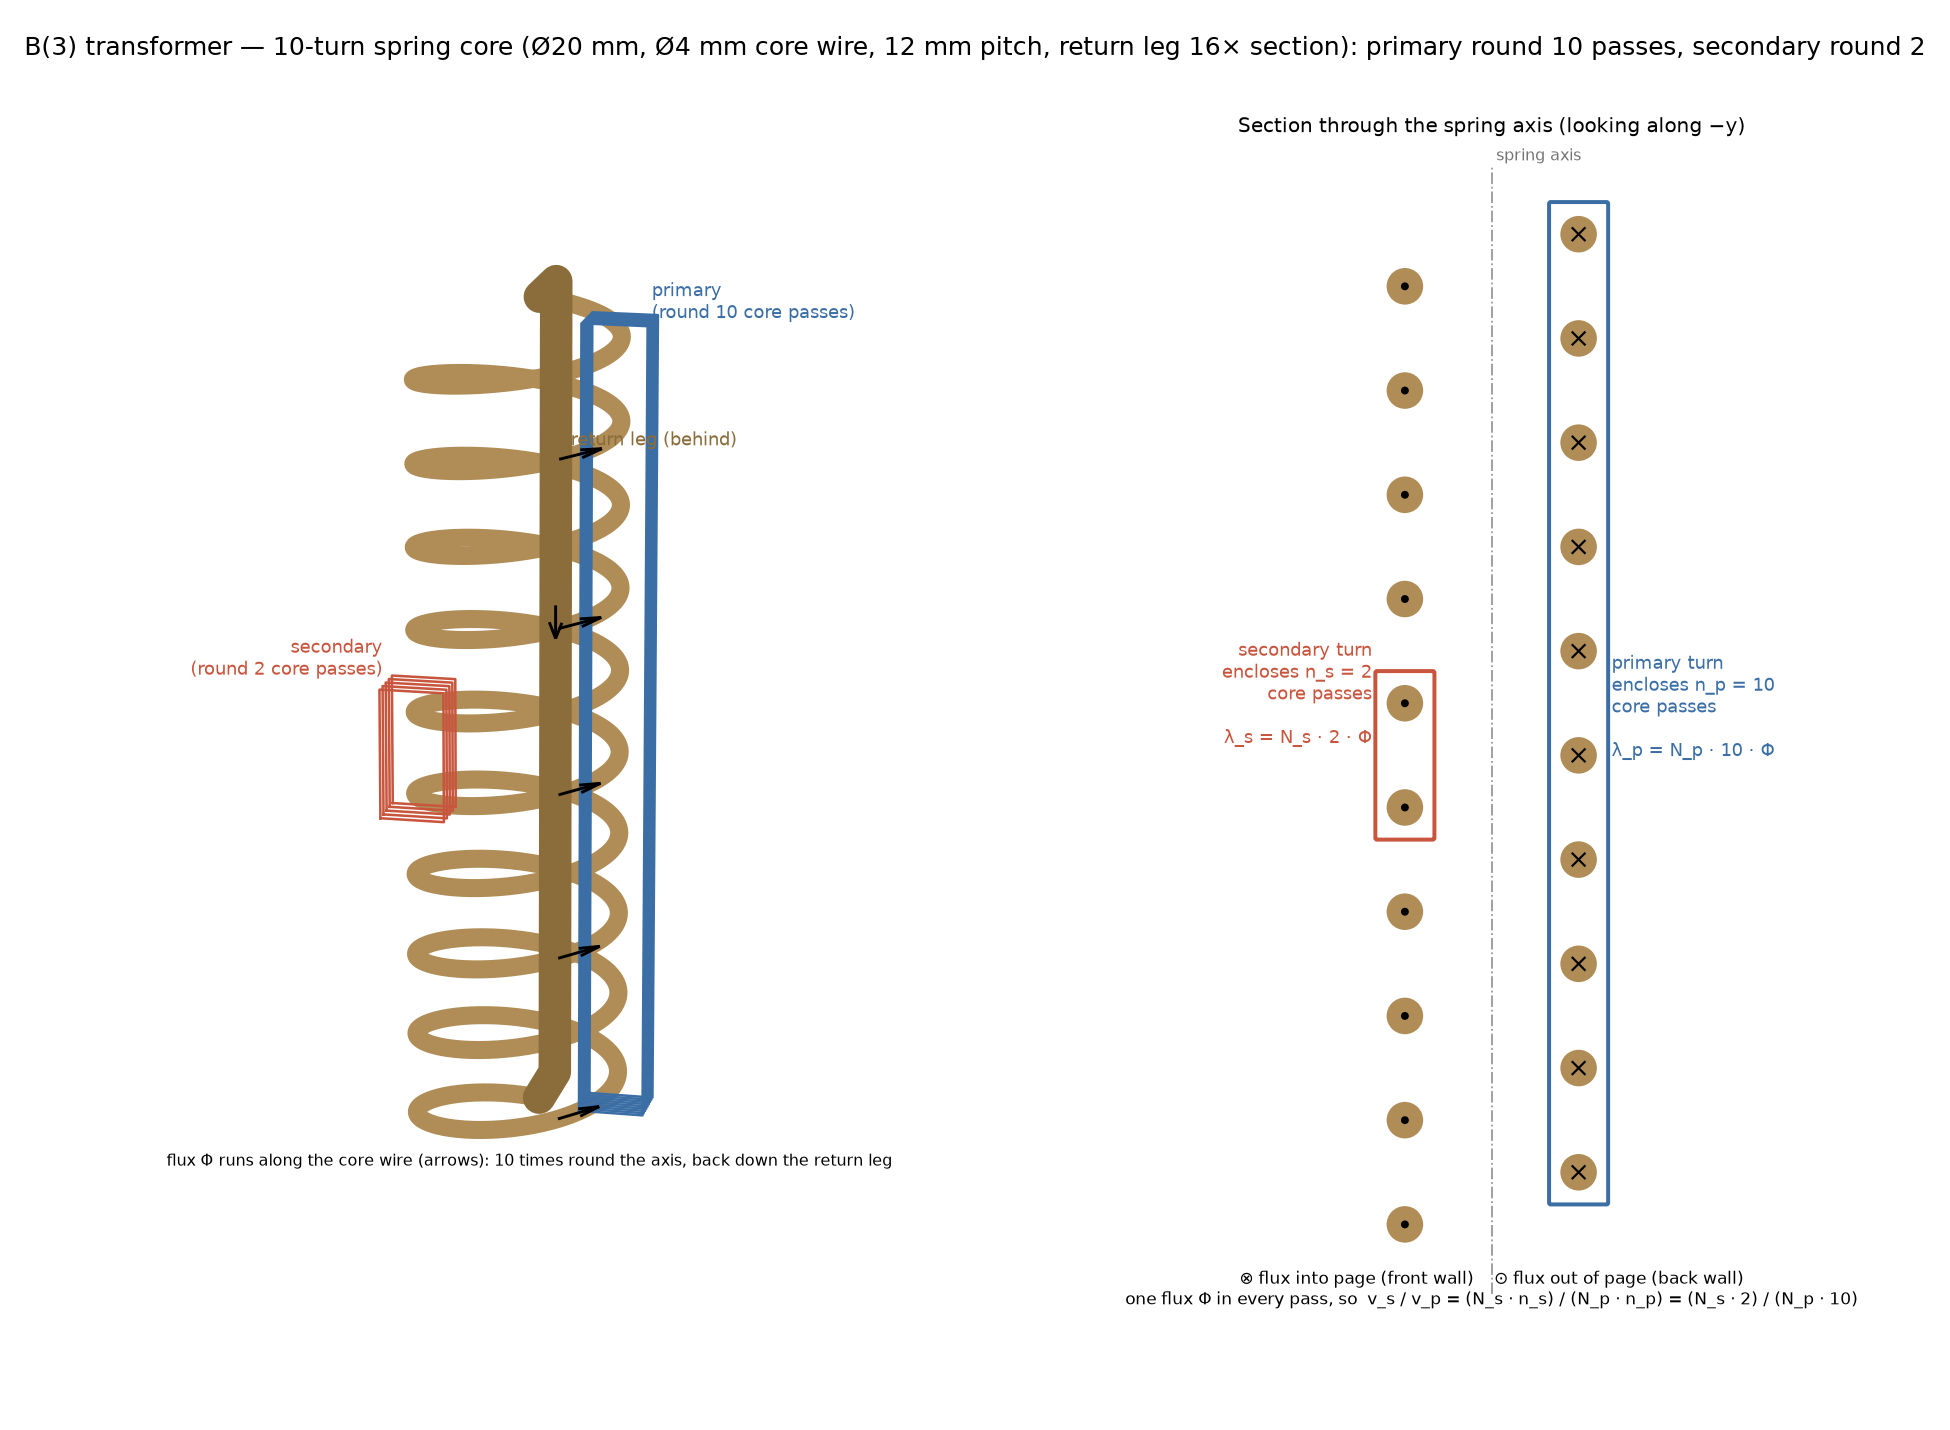

Python code for this plot:
"""B(3) transformer: drawing of the N-turn (spring) core and its two windings.

python3 examples/b3_transformer/viz/core.py OUT.png

The core is a closed magnetic loop: a helix of N = 10 turns whose two ends are
joined by an outside return leg. Flux Phi runs along the core wire, so it goes
round the spring axis N times. A winding wrapped round the spring wall (each
turn passing through the bore) encloses n_c passes of the core wire and links
n_c * Phi per winding turn: primary round all 10 passes, secondary round 2.
"""
import sys

import matplotlib
matplotlib.use("Agg")
import matplotlib.pyplot as plt
import numpy as np
from matplotlib.patches import Circle, FancyBboxPatch

CORE, PRI, SEC, RET = "#b08d57", "#3b6ea5", "#c8553d", "#8a6d3b"
N, R, P = 10, 1.0, 1.2           # core turns, helix radius, pitch (design: Ø20 mm, 12 mm pitch)
out = sys.argv[1]

fig = plt.figure(figsize=(15, 11))
fig.suptitle("B(3) transformer — 10-turn spring core (Ø20 mm, Ø4 mm core wire, 12 mm pitch, return leg 16× section): primary round 10 passes, secondary round 2",
             fontsize=14, y=0.975)

# ---------------- 3-D view ----------------
ax = fig.add_axes([0.0, 0.03, 0.52, 0.9], projection="3d")
th = np.linspace(np.pi / 2, np.pi / 2 + 2 * np.pi * N, 2000)
x, y, z = R * np.cos(th), R * np.sin(th), P * (th - np.pi / 2) / (2 * np.pi)
ax.plot(x, y, z, color=CORE, lw=10, solid_capstyle="round", zorder=2)
# return leg: from the top end out, down, and back in to the start (at phi = 90 deg)
L = 0.75
zt = z[-1]
ret = np.array([[0, R, zt], [0, R + L, zt], [0, R + L, 0], [0, R, 0]])
ax.plot(ret[:, 0], ret[:, 1], ret[:, 2], color=RET, lw=18, solid_capstyle="round")
# flux arrows along the core
for t in np.pi / 2 + 2 * np.pi * np.array([0.6, 2.6, 4.6, 6.6, 8.6]):
    p0 = np.array([R * np.cos(t), R * np.sin(t), P * (t - np.pi / 2) / (2 * np.pi)])
    d = np.array([-np.sin(t), np.cos(t), P / (2 * np.pi * R)])
    ax.quiver(*p0, *(0.45 * d / np.linalg.norm(d)), color="k", lw=1.6, arrow_length_ratio=0.5)
ax.quiver(0, R + L, zt * 0.6, 0, 0, -0.5, color="k", lw=1.6, arrow_length_ratio=0.5)

def winding(xc, z0, z1, color, nturns, half=0.22, yspan=0.5):
    """Rectangular turns in the x-z plane round the wall at x = xc, stacked along y."""
    for yy in np.linspace(-yspan / 2, yspan / 2, nturns):
        xs = [xc - half, xc + half, xc + half, xc - half, xc - half]
        zs = [z0, z0, z1, z1, z0]
        ax.plot(xs, [yy] * 5, zs, color=color, lw=1.4)

# passes of the core through phi = 0 (x = +R) sit at z = P*(k - 1/4), k = 1..10
zp0 = P * (np.arange(1, N + 1) - 0.25)
winding(R, zp0[0] - 0.35, zp0[-1] + 0.35, PRI, 9, half=0.32)
# passes through phi = 180 deg (x = -R) sit at z = P*(k + 1/4), k = 0..9; secondary round k = 4, 5
zpp = P * (np.arange(0, N) + 0.25)
winding(-R, zpp[4] - 0.35, zpp[5] + 0.35, SEC, 5, half=0.32)
ax.text(R + 0.35, -0.2, zt + 0.15, "primary\n(round 10 core passes)", color=PRI, fontsize=10)
ax.text(-R - 0.3, -0.2, zpp[5] + 0.55, "secondary\n(round 2 core passes)", color=SEC, fontsize=10, ha="right")
ax.text(0.15, R + L, zt * 0.8, "return leg (behind)", color=RET, fontsize=10)
ax.text(0.1, 0.1, -0.55, "flux Φ runs along the core wire (arrows): 10 times round the axis, back down the return leg",
        fontsize=9, ha="center")
ax.set_box_aspect((1, 1.15, 2.6))
lim = 1.7
ax.set_xlim(-lim, lim); ax.set_ylim(-lim, lim + 0.3); ax.set_zlim(-0.4, zt + 0.4)
ax.view_init(elev=16, azim=-78)
ax.set_axis_off()

# ---------------- section through the axis (plane y = 0) ----------------
ax2 = fig.add_axes([0.55, 0.08, 0.43, 0.82])
ax2.set_aspect("equal"); ax2.axis("off")
ax2.set_xlim(-2.7, 2.7); ax2.set_ylim(-0.75, zt + 0.75)
ax2.set_title("Section through the spring axis (looking along −y)", fontsize=11)
rw = 0.2
for zz in zp0:   # right wall: flux toward the viewer? helix tangent at phi=0 is +y -> into page
    ax2.add_patch(Circle((R, zz), rw, color=CORE, zorder=3))
    ax2.plot([R - 0.07, R + 0.07], [zz - 0.07, zz + 0.07], color="k", lw=1.2, zorder=4)
    ax2.plot([R - 0.07, R + 0.07], [zz + 0.07, zz - 0.07], color="k", lw=1.2, zorder=4)
for zz in zpp:   # left wall: tangent at phi=180 is -y -> out of page
    ax2.add_patch(Circle((-R, zz), rw, color=CORE, zorder=3))
    ax2.add_patch(Circle((-R, zz), 0.035, color="k", zorder=4))
ax2.plot([0, 0], [-0.5, zt + 0.5], color="0.6", ls="-.", lw=1)
ax2.text(0.05, zt + 0.55, "spring axis", color="0.45", fontsize=9)
ax2.add_patch(FancyBboxPatch((R - 0.32, zp0[0] - 0.35), 0.64, zp0[-1] - zp0[0] + 0.7,
                             boxstyle="round,pad=0.02", fill=False, ec=PRI, lw=2.2, zorder=5))
ax2.add_patch(FancyBboxPatch((-R - 0.32, zpp[4] - 0.35), 0.64, zpp[5] - zpp[4] + 0.7,
                             boxstyle="round,pad=0.02", fill=False, ec=SEC, lw=2.2, zorder=5))
ax2.text(R + 0.38, zt / 2 + 0.25, "primary turn\nencloses n_p = 10\ncore passes\n\nλ_p = N_p · 10 · Φ",
         color=PRI, fontsize=10, va="center")
ax2.text(-R - 0.38, zpp[5] + 0.1, "secondary turn\nencloses n_s = 2\ncore passes\n\nλ_s = N_s · 2 · Φ",
         color=SEC, fontsize=10, va="center", ha="right")
ax2.text(0, -0.62, "⊗ flux into page (front wall)    ⊙ flux out of page (back wall)\n"
         "one flux Φ in every pass, so  v_s / v_p = (N_s · n_s) / (N_p · n_p) = (N_s · 2) / (N_p · 10)",
         ha="center", fontsize=9.5)

fig.savefig(out, dpi=130)
print("wrote", out)
